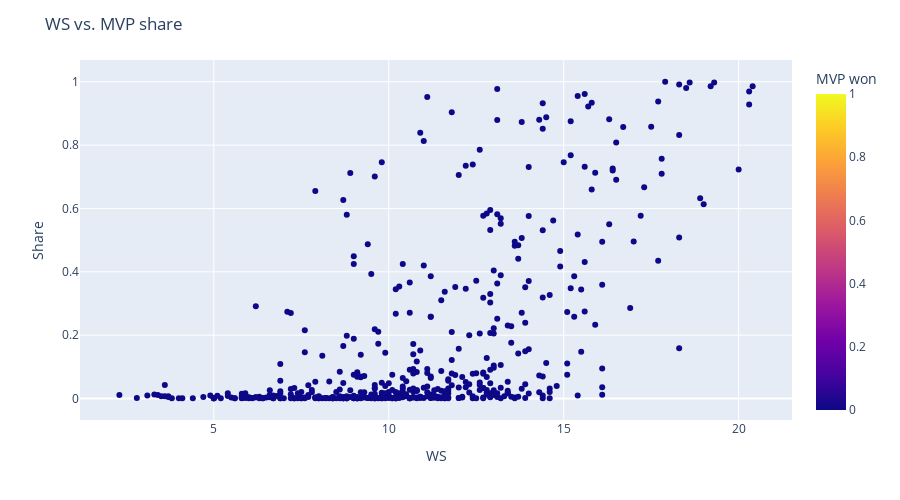
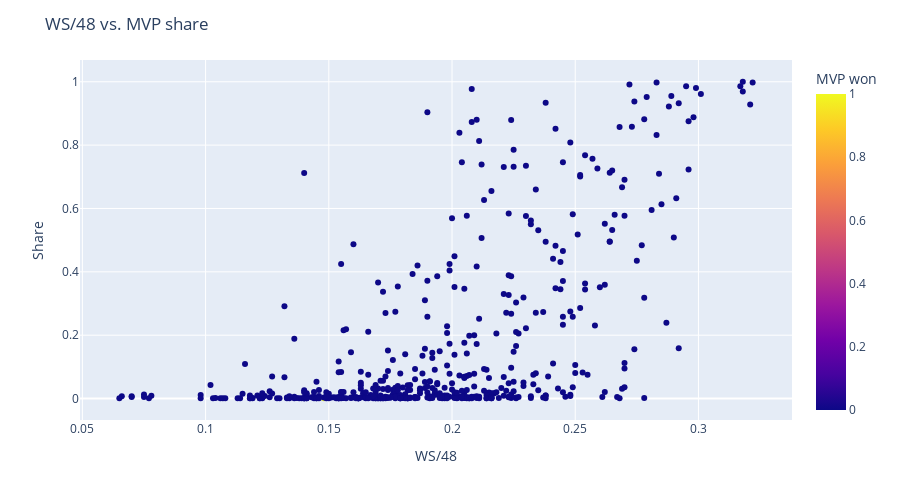
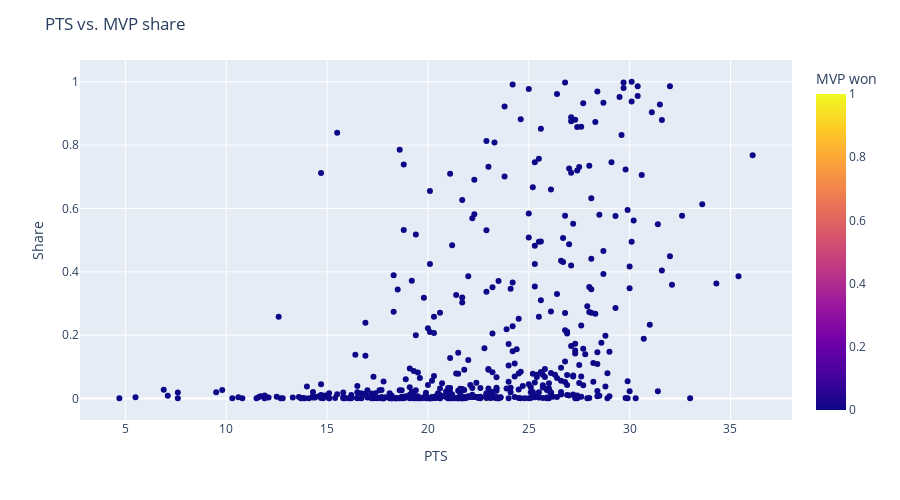
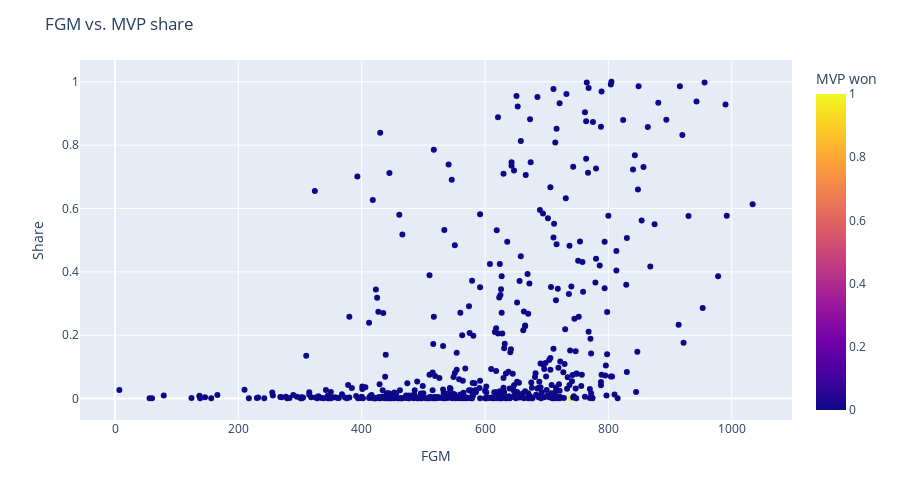

Notebook code cell kept with these figures, in order:
### Code cell
features = ['WS', 
            'WS/48',
            'PTS',
            'FGM']

for feature in features:
    show_feature_vs_share(feature=feature, df=mvps)

### Figure 1 — Plotly figure (JSON) as saved in the notebook; plotly's stock layout.template omitted (floating-point values rounded to 4 significant figures; data arrays with more than 128 entries replaced by an {"elided": "..."} marker saying what was removed)
{"data": [{"customdata": {"elided": "500x2 mixed values"}, "hovertemplate": "WS=%{x}<br>Share=%{y}<br>Player=%{customdata[0]}<br>Year=%{customdata[1]}<br>MVP won=%{marker.color}<extra></extra>", "legendgroup": "", "marker": {"color": {"elided": "500 int values"}, "coloraxis": "coloraxis", "symbol": "circle"}, "mode": "markers", "name": "", "orientation": "v", "showlegend": false, "type": "scatter", "x": {"elided": "500 float values"}, "xaxis": "x", "y": {"elided": "500 float values"}, "yaxis": "y"}], "layout": {"coloraxis": {"colorbar": {"title": {"text": "MVP won"}}, "colorscale": [[0, "#0d0887"], [0.1111, "#46039f"], [0.2222, "#7201a8"], [0.3333, "#9c179e"], [0.4444, "#bd3786"], [0.5556, "#d8576b"], [0.6667, "#ed7953"], [0.7778, "#fb9f3a"], [0.8889, "#fdca26"], [1, "#f0f921"]]}, "height": 500, "legend": {"tracegroupgap": 0}, "margin": {"t": 60}, "title": {"text": "WS vs. MVP share"}, "xaxis": {"anchor": "y", "domain": [0, 1], "title": {"text": "WS"}}, "yaxis": {"anchor": "x", "domain": [0, 1], "title": {"text": "Share"}}}}

### Figure 2 — Plotly figure (JSON) as saved in the notebook; plotly's stock layout.template omitted (floating-point values rounded to 4 significant figures; data arrays with more than 128 entries replaced by an {"elided": "..."} marker saying what was removed)
{"data": [{"customdata": {"elided": "500x2 mixed values"}, "hovertemplate": "WS/48=%{x}<br>Share=%{y}<br>Player=%{customdata[0]}<br>Year=%{customdata[1]}<br>MVP won=%{marker.color}<extra></extra>", "legendgroup": "", "marker": {"color": {"elided": "500 int values"}, "coloraxis": "coloraxis", "symbol": "circle"}, "mode": "markers", "name": "", "orientation": "v", "showlegend": false, "type": "scatter", "x": {"elided": "500 float values"}, "xaxis": "x", "y": {"elided": "500 float values"}, "yaxis": "y"}], "layout": {"coloraxis": {"colorbar": {"title": {"text": "MVP won"}}, "colorscale": [[0, "#0d0887"], [0.1111, "#46039f"], [0.2222, "#7201a8"], [0.3333, "#9c179e"], [0.4444, "#bd3786"], [0.5556, "#d8576b"], [0.6667, "#ed7953"], [0.7778, "#fb9f3a"], [0.8889, "#fdca26"], [1, "#f0f921"]]}, "height": 500, "legend": {"tracegroupgap": 0}, "margin": {"t": 60}, "title": {"text": "WS/48 vs. MVP share"}, "xaxis": {"anchor": "y", "domain": [0, 1], "title": {"text": "WS/48"}}, "yaxis": {"anchor": "x", "domain": [0, 1], "title": {"text": "Share"}}}}

### Figure 3 — Plotly figure (JSON) as saved in the notebook; plotly's stock layout.template omitted (floating-point values rounded to 4 significant figures; data arrays with more than 128 entries replaced by an {"elided": "..."} marker saying what was removed)
{"data": [{"customdata": {"elided": "500x2 mixed values"}, "hovertemplate": "PTS=%{x}<br>Share=%{y}<br>Player=%{customdata[0]}<br>Year=%{customdata[1]}<br>MVP won=%{marker.color}<extra></extra>", "legendgroup": "", "marker": {"color": {"elided": "500 int values"}, "coloraxis": "coloraxis", "symbol": "circle"}, "mode": "markers", "name": "", "orientation": "v", "showlegend": false, "type": "scatter", "x": {"elided": "500 float values"}, "xaxis": "x", "y": {"elided": "500 float values"}, "yaxis": "y"}], "layout": {"coloraxis": {"colorbar": {"title": {"text": "MVP won"}}, "colorscale": [[0, "#0d0887"], [0.1111, "#46039f"], [0.2222, "#7201a8"], [0.3333, "#9c179e"], [0.4444, "#bd3786"], [0.5556, "#d8576b"], [0.6667, "#ed7953"], [0.7778, "#fb9f3a"], [0.8889, "#fdca26"], [1, "#f0f921"]]}, "height": 500, "legend": {"tracegroupgap": 0}, "margin": {"t": 60}, "title": {"text": "PTS vs. MVP share"}, "xaxis": {"anchor": "y", "domain": [0, 1], "title": {"text": "PTS"}}, "yaxis": {"anchor": "x", "domain": [0, 1], "title": {"text": "Share"}}}}

### Figure 4 — Plotly figure (JSON) as saved in the notebook; plotly's stock layout.template omitted (floating-point values rounded to 4 significant figures; data arrays with more than 128 entries replaced by an {"elided": "..."} marker saying what was removed)
{"data": [{"customdata": {"elided": "500x2 mixed values"}, "hovertemplate": "FGM=%{x}<br>Share=%{y}<br>Player=%{customdata[0]}<br>Year=%{customdata[1]}<br>MVP won=%{marker.color}<extra></extra>", "legendgroup": "", "marker": {"color": {"elided": "500 int values"}, "coloraxis": "coloraxis", "symbol": "circle"}, "mode": "markers", "name": "", "orientation": "v", "showlegend": false, "type": "scatter", "x": {"elided": "500 int values"}, "xaxis": "x", "y": {"elided": "500 float values"}, "yaxis": "y"}], "layout": {"coloraxis": {"colorbar": {"title": {"text": "MVP won"}}, "colorscale": [[0, "#0d0887"], [0.1111, "#46039f"], [0.2222, "#7201a8"], [0.3333, "#9c179e"], [0.4444, "#bd3786"], [0.5556, "#d8576b"], [0.6667, "#ed7953"], [0.7778, "#fb9f3a"], [0.8889, "#fdca26"], [1, "#f0f921"]]}, "height": 500, "legend": {"tracegroupgap": 0}, "margin": {"t": 60}, "title": {"text": "FGM vs. MVP share"}, "xaxis": {"anchor": "y", "domain": [0, 1], "title": {"text": "FGM"}}, "yaxis": {"anchor": "x", "domain": [0, 1], "title": {"text": "Share"}}}}
